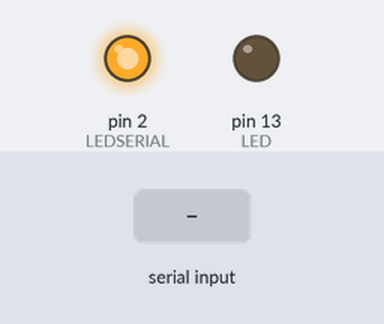
This sketch was run on a simulated Arduino Uno, built with avr-gcc and run on an emulated ATmega328P. On the bench: output pins drawn as LEDs (lit = HIGH). Inputs (shaded band) come from the test bench.

Above: at 1.2 s.
1.3 s: "90,45\n" received over Serial
At 2.2 s:
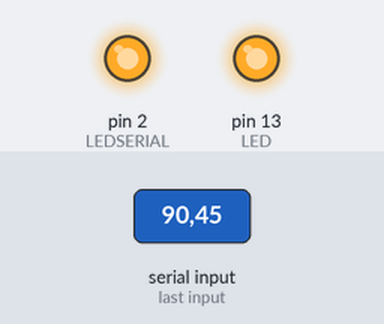
Timing chart, 0 to 4.3 s (numbered marks = the images above; inputs shaded):
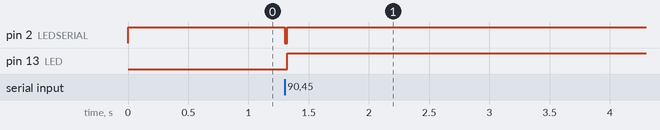

Measured:
- after the input at 1.3 s, pin 2 (LEDSERIAL): HIGH → LOW at once, → HIGH 0.02 s later; pin 13 (LED): LOW → HIGH at once

The sketch:

DoubleSerialArduino.ino
```cpp
#include <Wire.h>
String x;
float step = 0;
#define LED 13
#define LEDSERIAL 2
void setup() {
  pinMode(LED, OUTPUT);
  pinMode(LEDSERIAL, OUTPUT);
  Serial.begin(500000);
  Serial.setTimeout(20);
}

void loop() {
  // put your main code here, to run repeatedly:

  while (!Serial.available()){
    digitalWrite(LEDSERIAL,HIGH);
  }
  digitalWrite(LEDSERIAL,LOW);
  x = Serial.readString();
  step = x.substring(0, 6).toFloat();
  if (step >= .5) {
    digitalWrite(LED,HIGH);
  }if(step < .5){
    digitalWrite(LED,LOW);
  }
}
```
